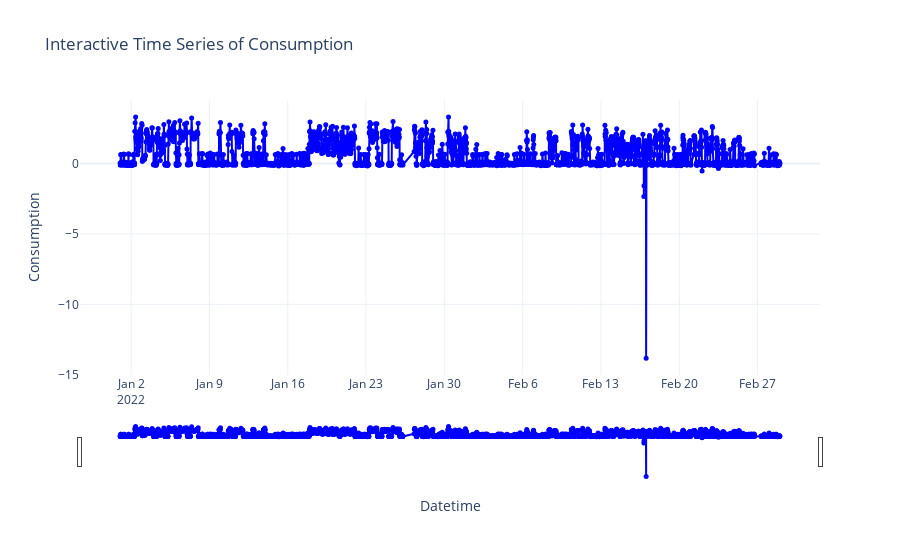

Notebook code for this chart:
### Code cell
## plot interpolated data

plot_data_interactive(data.index, data['log_Consumption'])

### Figure 1 — Plotly figure (JSON) as saved in the notebook; plotly's stock layout.template omitted (floating-point values rounded to 4 significant figures; data arrays with more than 128 entries replaced by an {"elided": "..."} marker saying what was removed)
{"data": [{"line": {"color": "blue"}, "marker": {"size": 5}, "mode": "lines+markers", "name": "Consumption", "type": "scatter", "x": {"elided": "3606 str values"}, "y": {"elided": "3606 float values"}}], "layout": {"title": {"text": "Interactive Time Series of Consumption"}, "xaxis": {"rangeslider": {"visible": true}, "title": {"text": "Datetime"}}, "yaxis": {"fixedrange": false, "title": {"text": "Consumption"}}}}
